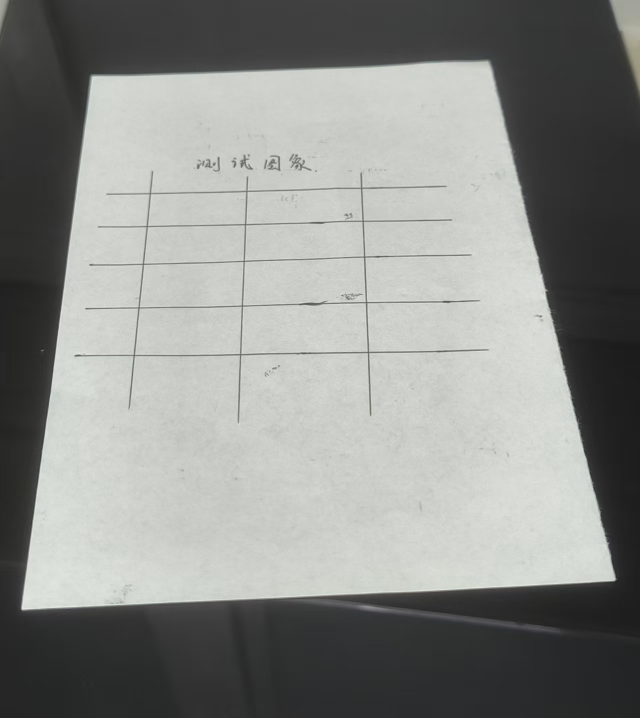
#> input picture a4_photo.jpg, 1280 x 1435 px, found by its file name (shown at 1/2 size)
$ python main.py
#> lines starting #> are read from the running program, lines starting #| are printed output that depends on the picture; after the words box and inside, x2 and y2 are one past the last pixel; in counts of white or black regions, pixels touching at a corner belong together
import cv2
import numpy as np
import matplotlib.pyplot as plt
import os

# 创建 output 文件夹
if not os.path.exists("output"):
    os.makedirs("output")

# ============================================================
# 1. 设计测试图
# ============================================================
def create_test_image():
    img = np.ones((600, 600, 3), dtype=np.uint8) * 255

    # 矩形
    cv2.rectangle(img, (150, 100), (450, 300), (0, 0, 255), 3)
    # 圆
    cv2.circle(img, (300, 200), 60, (255, 0, 0), 3)
#> img: shape (600, 600, 3); mean of channels 0, 1, 2 251.5, 250.1, 253.7
    # 平行线（水平）
    for y in [400, 450, 500]:
        cv2.line(img, (80, y), (520, y), (0, 255, 0), 3)
#> img: shape (600, 600, 3); mean of channels 0, 1, 2 246.8, 250.1, 249
    # 垂直线
    for x in [120, 250, 380]:
        cv2.line(img, (x, 380), (x, 560), (255, 255, 0), 3)
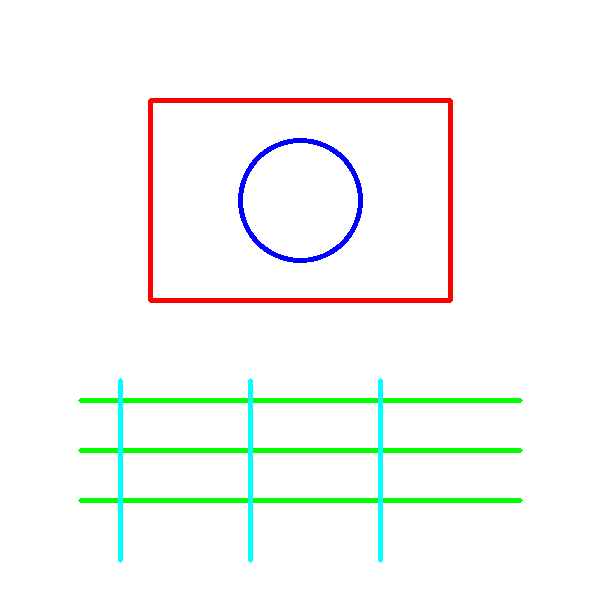
#> img: shape (600, 600, 3); mean of channels 0, 1, 2 246.9, 250.1, 247.2; drawn as B, G, R

    cv2.putText(img, "Rectangle", (200, 80), cv2.FONT_HERSHEY_SIMPLEX, 0.6, (0,0,0), 2)
    cv2.putText(img, "Circle", (270, 140), cv2.FONT_HERSHEY_SIMPLEX, 0.6, (0,0,0), 2)
    cv2.putText(img, "Parallel Lines", (200, 380), cv2.FONT_HERSHEY_SIMPLEX, 0.6, (0,0,0), 2)
    cv2.putText(img, "Vertical Lines", (50, 560), cv2.FONT_HERSHEY_SIMPLEX, 0.6, (0,0,0), 2)

    return img


# ============================================================
# 2. 构造变换矩阵
# ============================================================
def get_similarity_matrix(angle_deg, scale, tx, ty):
    theta = np.radians(angle_deg)
    cos, sin = np.cos(theta), np.sin(theta)
    return np.float32([
        [scale * cos, -scale * sin, tx],
        [scale * sin, scale * cos, ty]
    ])


def get_affine_matrix(a, b, c, d, tx, ty):
    return np.float32([[a, b, tx], [c, d, ty]])


def get_perspective_matrix(pts1, pts2):
    A = []
    for (x1, y1), (x2, y2) in zip(pts1, pts2):
        A.append([-x1, -y1, -1, 0, 0, 0, x1*x2, y1*x2, x2])
        A.append([0, 0, 0, -x1, -y1, -1, x1*y2, y1*y2, y2])
    A = np.array(A)
    _, _, Vt = np.linalg.svd(A)
    h = Vt[-1] / Vt[-1, -1]
    return h.reshape(3, 3).astype(np.float32)


# ============================================================
# 3. 应用变换
# ============================================================
def apply_transform(img, M, is_perspective=False):
#> called with M = array of shape (2, 3), is_perspective = False
    h, w = img.shape[:2]
#> h = 600; w = 600

    if is_perspective:
        corners = np.float32([[0,0,1], [w,0,1], [w,h,1], [0,h,1]]).T
        transformed = M @ corners
        transformed = transformed / transformed[2]
        x_min, x_max = int(np.min(transformed[0])), int(np.max(transformed[0]))
        y_min, y_max = int(np.min(transformed[1])), int(np.max(transformed[1]))

        translation = np.float32([[1, 0, -x_min], [0, 1, -y_min], [0, 0, 1]])
        M_adjusted = translation @ M
        new_w, new_h = x_max - x_min, y_max - y_min

        return cv2.warpPerspective(img, M_adjusted, (new_w, new_h))
    else:
        corners = np.float32([[0,0], [w,0], [w,h], [0,h]])
#> corners = [[0, 0], [600, 0], [600, 600], [0, 600]]
        transformed = cv2.transform(corners.reshape(1,4,2), M).reshape(-1,2)
#> transformed = [[40, 30], [475, 232.9], [272.2, 667.9], [-162.9, 465]]
        x_min, x_max = int(np.min(transformed[:,0])), int(np.max(transformed[:,0]))
#> x_min = -162; x_max = 475
        y_min, y_max = int(np.min(transformed[:,1])), int(np.max(transformed[:,1]))
#> y_min = 30; y_max = 667

        M_adjusted = M.copy()
        M_adjusted[0,2] -= x_min
        M_adjusted[1,2] -= y_min
        new_w, new_h = x_max - x_min, y_max - y_min
#> new_w = 637; new_h = 637

        return cv2.warpAffine(img, M_adjusted, (new_w, new_h))
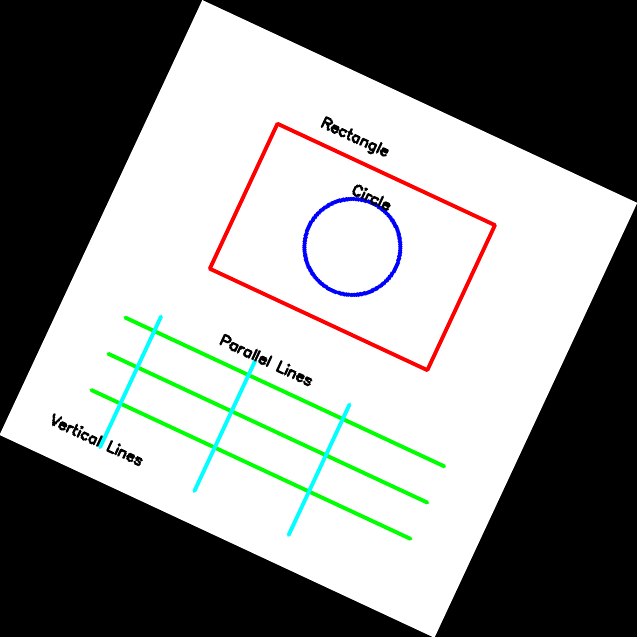
#> returned value: shape (637, 637, 3); mean of channels 0, 1, 2 139.1, 140.9, 139.2; drawn as B, G, R
#> in correct_perspective_auto, img is the input picture: shape (1435, 1280, 3); mean B, G, R 137, 140.1, 138.5
#| 图像尺寸: 1280 x 1435


# ============================================================
# 4. 精确的自动纸张检测
# ============================================================
def auto_detect_paper_accurate(img):
    """
    精确检测纸张角点
    使用：灰度化 -> 高斯模糊 -> Canny边缘检测 -> 轮廓查找 -> 四边形拟合
    """
    h, w = img.shape[:2]
#> h = 1435; w = 1280
    gray = cv2.cvtColor(img, cv2.COLOR_BGR2GRAY)

    # 1. 高斯模糊去噪
    blurred = cv2.GaussianBlur(gray, (7, 7), 0)

    # 2. 自适应阈值二值化
    binary = cv2.adaptiveThreshold(blurred, 255, cv2.ADAPTIVE_THRESH_GAUSSIAN_C,
                                   cv2.THRESH_BINARY_INV, 15, 2)
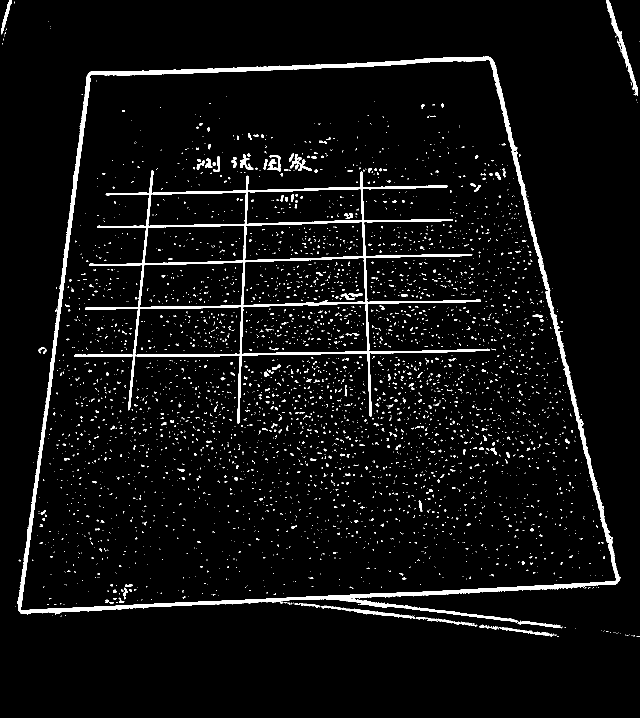
#> binary: shape (1435, 1280) (shown at 1/2 size); 4.6% white; 4106 white regions (3863 under 20 px), largest, box (x1, y1, x2, y2) and area: (35, 113, 1242, 1245) 32488, (148, 341, 980, 847) 21550, (1212, 0, 1276, 192) 1442

    # 3. 形态学操作：闭运算连接断开的边缘
    kernel = np.ones((7, 7), np.uint8)
    closed = cv2.morphologyEx(binary, cv2.MORPH_CLOSE, kernel)
#> closed: shape (1435, 1280); 5.6% white; 2730 white regions (2316 under 20 px), largest, box (x1, y1, x2, y2) and area: (31, 113, 1242, 1273) 38576, (148, 335, 991, 847) 26006, (527, 307, 635, 353) 1771

    # 4. 膨胀，填充内部空洞
    dilated = cv2.dilate(closed, kernel, iterations=2)
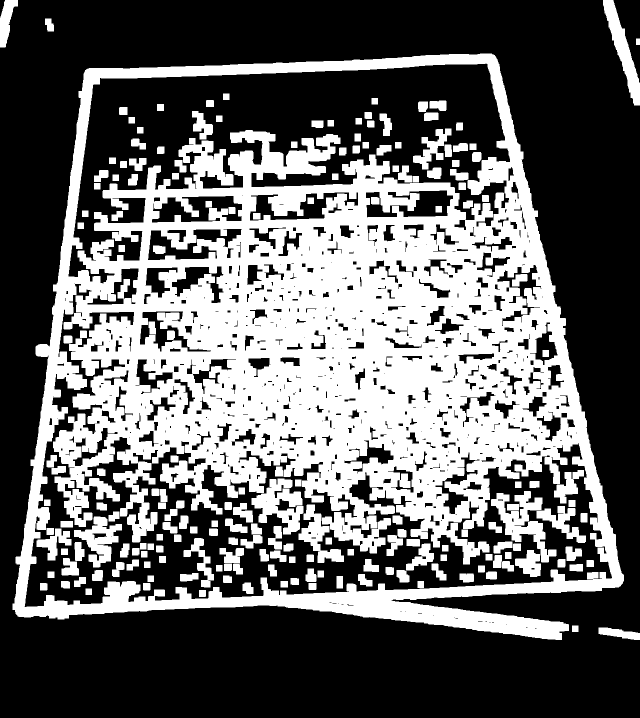
#> dilated: shape (1435, 1280) (shown at 1/2 size); 39.5% white; 191 white regions

    # 5. 查找轮廓
    contours, _ = cv2.findContours(dilated, cv2.RETR_EXTERNAL, cv2.CHAIN_APPROX_SIMPLE)
#> contours = 7 contours; box (x1, y1, x2, y2) and area: (25, 107, 1248, 1280) 1127643, (1206, 0, 1280, 211) 4772, (0, 0, 36, 95) 1755, (1197, 1255, 1280, 1280) 1136, (90, 37, 108, 63) 319, (1144, 1251, 1157, 1264) 144, (1272, 77, 1280, 90) 84

    if not contours:
        return None

    # 6. 按面积排序，取最大的几个
    contours = sorted(contours, key=cv2.contourArea, reverse=True)[:3]
#> contours = 3 contours; box (x1, y1, x2, y2) and area: (25, 107, 1248, 1280) 1127643, (1206, 0, 1280, 211) 4772, (0, 0, 36, 95) 1755

    best_quad = None
    best_area = 0

    for contour in contours:
        # 计算轮廓面积
        area = cv2.contourArea(contour)

        # 多边形逼近
        peri = cv2.arcLength(contour, True)
        approx = cv2.approxPolyDP(contour, 0.02 * peri, True)

        # 如果是四边形且面积合理
        if len(approx) == 4 and area > best_area:
            best_area = area
            best_quad = approx.reshape(4, 2)
#> this loop made 3 passes
#> (area, peri, best_area, best_quad) on pass 1: (1127643, 5424.6, 1127643, [[989, 110], [170, 140], [35, 1232], [1241, 1171]])
#> (area, peri) on passes 2 to 3: (4771.5, 511.5), (1755, 245.3)
#> after the loop, best_area = 1127643

    if best_quad is not None:
        return sort_corners(best_quad)

    # 如果没找到四边形，使用最小外接矩形
    largest = max(contours, key=cv2.contourArea)
    rect = cv2.minAreaRect(largest)
    corners = cv2.boxPoints(rect)
    return sort_corners(np.int32(corners))


def sort_corners(corners):
    """将四个角点排序为：左上、右上、右下、左下"""
    corners = np.float32(corners)
#> corners = [[989, 110], [170, 140], [35, 1232], [1241, 1171]]
    center = np.mean(corners, axis=0)
#> center = [608.8, 663.2]

    def get_angle(p):
        return np.arctan2(p[1] - center[1], p[0] - center[0])

    sorted_corners = sorted(corners, key=get_angle, reverse=True)
#> sorted_corners = [[35, 1232], [1241, 1171], [989, 110], [170, 140]]
    tl, tr, br, bl = sorted_corners
#> tl = [35, 1232]; tr = [1241, 1171]; br = [989, 110]; bl = [170, 140]

    # 确保顺序正确
    if tl[0] > tr[0]:
        tl, tr = tr, tl
    if bl[0] > br[0]:
        bl, br = br, bl
    if tl[1] > bl[1]:
        tl, bl = bl, tl
#> tl = [170, 140]; bl = [35, 1232]
    if tr[1] > br[1]:
        tr, br = br, tr
#> tr = [989, 110]; br = [1241, 1171]

    return np.float32([tl, tr, br, bl])


# ============================================================
# 5. 透视校正
# ============================================================
def correct_perspective_auto(image_path):
    """自动检测并校正透视畸变"""
    print("\n" + "=" * 60)
    print("透视校正 (cv2.warpPerspective)")
    print("=" * 60)

    img = cv2.imread(image_path)
    if img is None:
        print(f"错误：找不到 {image_path}")
        return None

    print(f"图像尺寸: {img.shape[1]} x {img.shape[0]}")

    # 自动检测角点
    src_pts = auto_detect_paper_accurate(img)
#> src_pts = [[170, 140], [989, 110], [1241, 1171], [35, 1232]]

    if src_pts is None:
        print("自动检测失败！")
        return None

    print("\n检测到的角点:")
    names = ["左上", "右上", "右下", "左下"]
    for i, pt in enumerate(src_pts):
        print(f"  {names[i]}: ({pt[0]:.0f}, {pt[1]:.0f})")
#> this loop made 4 passes
#|   左上: (170, 140)
#|   右上: (989, 110)
#|   右下: (1241, 1171)
#|   左下: (35, 1232)

    # 标记角点
    img_marked = img.copy()
    for i, pt in enumerate(src_pts):
        cv2.circle(img_marked, (int(pt[0]), int(pt[1])), 10, (0, 0, 255), -1)
        cv2.putText(img_marked, names[i], (int(pt[0])+15, int(pt[1])-15),
                   cv2.FONT_HERSHEY_SIMPLEX, 0.6, (0, 255, 0), 2)
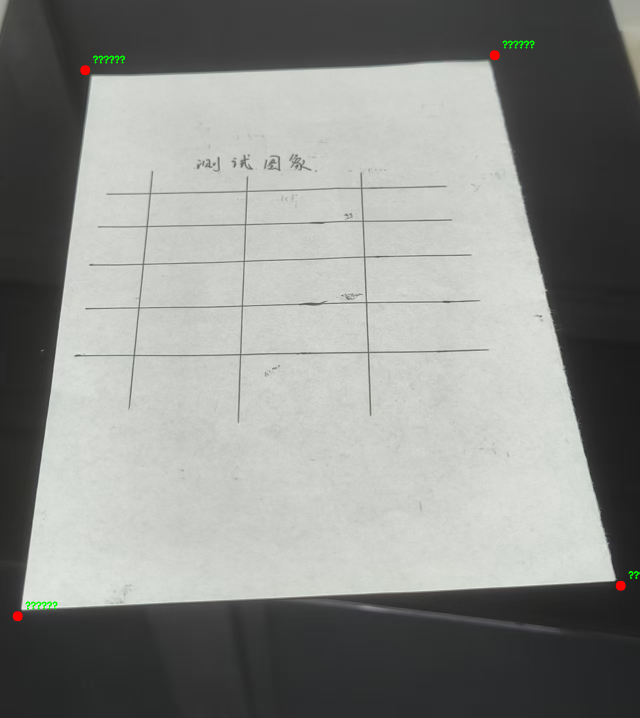
#> img_marked: shape (1435, 1280, 3) (shown at 1/2 size); 0.15% of pixels changed, all inside (x1, y1, x2, y2) = (25, 81, 1280, 1243)
    cv2.polylines(img_marked, [np.int32(src_pts)], True, (0, 255, 0), 3)
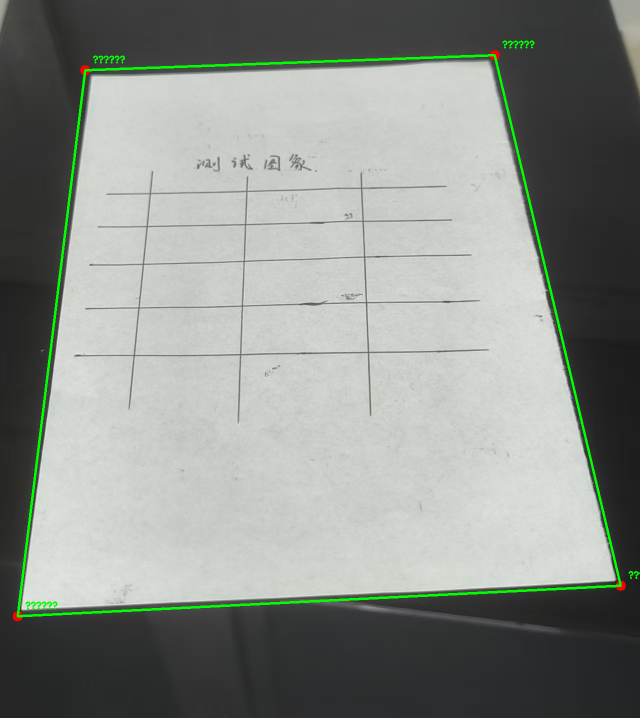
#> img_marked: shape (1435, 1280, 3) (shown at 1/2 size); 1.13% of pixels changed, all inside (x1, y1, x2, y2) = (33, 108, 1244, 1235)
    cv2.imwrite("output/corners_detected.png", img_marked)
    print("\n保存: output/corners_detected.png")

    # 计算目标尺寸（A4比例）
    width = int(max(np.linalg.norm(src_pts[0] - src_pts[1]),
                    np.linalg.norm(src_pts[2] - src_pts[3])))
#> width = 1207
    height = int(width * 297 / 210)
#> height = 1707

    dst_pts = np.float32([[0,0], [width-1,0], [width-1,height-1], [0,height-1]])
#> dst_pts = [[0, 0], [1206, 0], [1206, 1706], [0, 1706]]

    # 透视校正
    M = get_perspective_matrix(src_pts, dst_pts)
#> the loop in get_perspective_matrix (call 2), `for (x1, y1), (x2, y2) in zip(pts1, pts2):` made 4 passes
#> (x1, y1, x2, y2) on passes 1 to 4: (170, 140, 0, 0), (989, 110, 1206, 0), (1241, 1171, 1206, 1706), (35, 1232, 0, 1706)
#> M = [[1.56, 0.193, -292.2], [0.0905, 2.47, -361.4], [3.38e-06, 0.000466, 1]]
    corrected = cv2.warpPerspective(img, M, (width, height))

    cv2.imwrite("output/corrected.png", corrected)
    print("保存: output/corrected.png")

    # 显示对比
    fig, axes = plt.subplots(1, 3, figsize=(15, 5))

    axes[0].imshow(cv2.cvtColor(img, cv2.COLOR_BGR2RGB))
    axes[0].set_title("Original (with distortion)", fontsize=12)
    axes[0].axis('off')

    axes[1].imshow(cv2.cvtColor(img_marked, cv2.COLOR_BGR2RGB))
    axes[1].set_title("Detected Corners", fontsize=12)
    axes[1].axis('off')

    axes[2].imshow(cv2.cvtColor(corrected, cv2.COLOR_BGR2RGB))
    axes[2].set_title("After Perspective Correction", fontsize=12)
    axes[2].axis('off')

    plt.tight_layout()
    plt.savefig("output/correction_comparison.png", dpi=150)
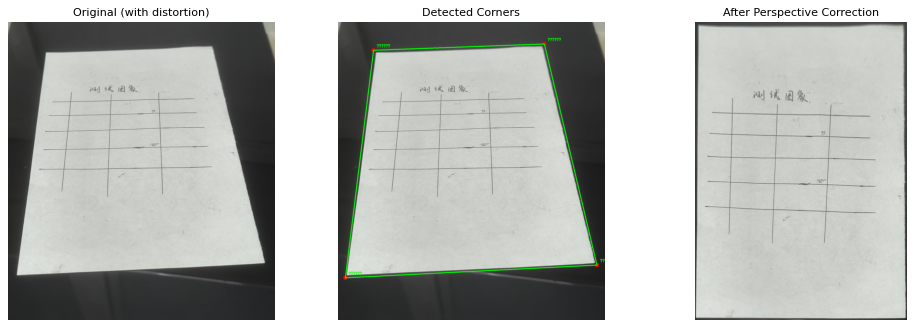
#> figure drawn by matplotlib, 3 panels
    plt.show()
    print("保存: output/correction_comparison.png")

    print("\n✓ 透视校正完成！")
    return corrected


# ============================================================
# 6. 主程序
# ============================================================
def main():
    print("=" * 60)
    print("实验：几何变换性质研究")
    print("=" * 60)

    # 创建测试图
    print("\n[1] 创建测试图...")
    test_img = create_test_image()
    cv2.imwrite("output/0_original.png", test_img)
    print("    保存: output/0_original.png")

    # 相似变换
    print("\n[2] 相似变换")
    M_sim = get_similarity_matrix(25, 0.8, 40, 30)
    sim_img = apply_transform(test_img, M_sim, is_perspective=False)
    cv2.imwrite("output/1_similarity.png", sim_img)
    print("    保存: output/1_similarity.png")

    # 仿射变换
    print("\n[3] 仿射变换")
    M_aff = get_affine_matrix(1.2, 0.5, 0.3, 1.1, 50, 40)
    aff_img = apply_transform(test_img, M_aff, is_perspective=False)
    cv2.imwrite("output/2_affine.png", aff_img)
    print("    保存: output/2_affine.png")

    # 透视变换
    print("\n[4] 透视变换")
    h, w = test_img.shape[:2]
    src_pts = np.float32([[0,0], [w,0], [w,h], [0,h]])
    dst_pts = np.float32([[120,40], [w-120,30], [w-70,h-30], [70,h-30]])
    M_per = get_perspective_matrix(src_pts, dst_pts)
    per_img = apply_transform(test_img, M_per, is_perspective=True)
    cv2.imwrite("output/3_perspective.png", per_img)
    print("    保存: output/3_perspective.png")

    # 对比图
    print("\n[5] 生成对比图...")
    fig, axes = plt.subplots(2, 2, figsize=(12, 10))

    axes[0,0].imshow(cv2.cvtColor(test_img, cv2.COLOR_BGR2RGB))
    axes[0,0].set_title("Original", fontsize=12)
    axes[0,0].axis('off')

    axes[0,1].imshow(cv2.cvtColor(sim_img, cv2.COLOR_BGR2RGB))
    axes[0,1].set_title("Similarity (warpAffine)", fontsize=12)
    axes[0,1].axis('off')

    axes[1,0].imshow(cv2.cvtColor(aff_img, cv2.COLOR_BGR2RGB))
    axes[1,0].set_title("Affine (warpAffine)", fontsize=12)
    axes[1,0].axis('off')

    axes[1,1].imshow(cv2.cvtColor(per_img, cv2.COLOR_BGR2RGB))
    axes[1,1].set_title("Perspective (warpPerspective)", fontsize=12)
    axes[1,1].axis('off')

    plt.tight_layout()
    plt.savefig("output/4_comparison.png", dpi=150)
    plt.show()
    print("    保存: output/4_comparison.png")


# ============================================================
# 运行
# ============================================================
if __name__ == "__main__":
    main()
    correct_perspective_auto("a4_photo.jpg")
